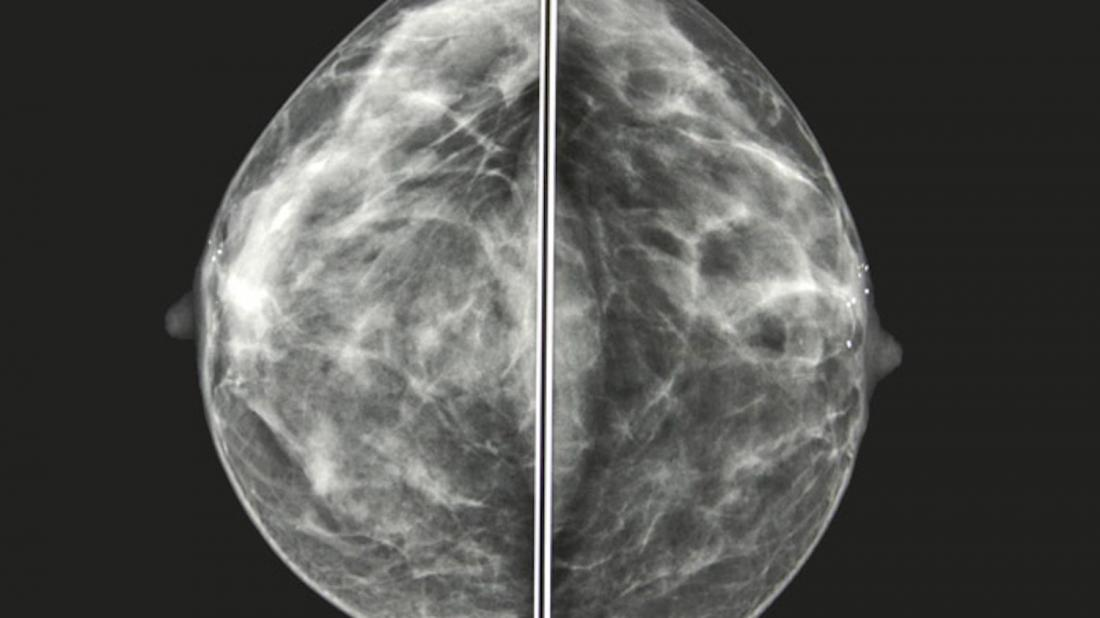
#> input picture mammoxdev-env/mammox/files/input/breast-calcification-mammogram.jpg, 1100 x 618 px; its folder holds only this picture in this run
$ python -i remove_bg_MLO.py   (imports and definitions only)
#> lines starting #> are read from the running program, lines starting #| are printed output that depends on the picture; after the words box and inside, x2 and y2 are one past the last pixel; in counts of white or black regions, pixels touching at a corner belong together
import numpy as np
import cv2
import os
import csv

# import icalendar
import os
import pytz
import time

filepath = []
file = []


def remove_background(filepath):
    image1 = cv2.imread(filepath)
#> image1 is the input picture: shape (618, 1100, 3); mean B, G, R 80, 82.6, 82.2

    height = image1.shape[0]
#> height = 618
    width = image1.shape[1]
#> width = 1100

    new_height = 720
    new_width = int(new_height / height * width)
#> new_width = 1281

    new_size = cv2.resize(image1, (new_width, new_height))

    hh, ww = new_size.shape[:2]
#> hh = 720; ww = 1281

    img = cv2.cvtColor(new_size, cv2.COLOR_BGR2GRAY)

    # apply otsu thresholding
    ret, thresh = cv2.threshold(img, 0, 255, cv2.THRESH_OTSU)
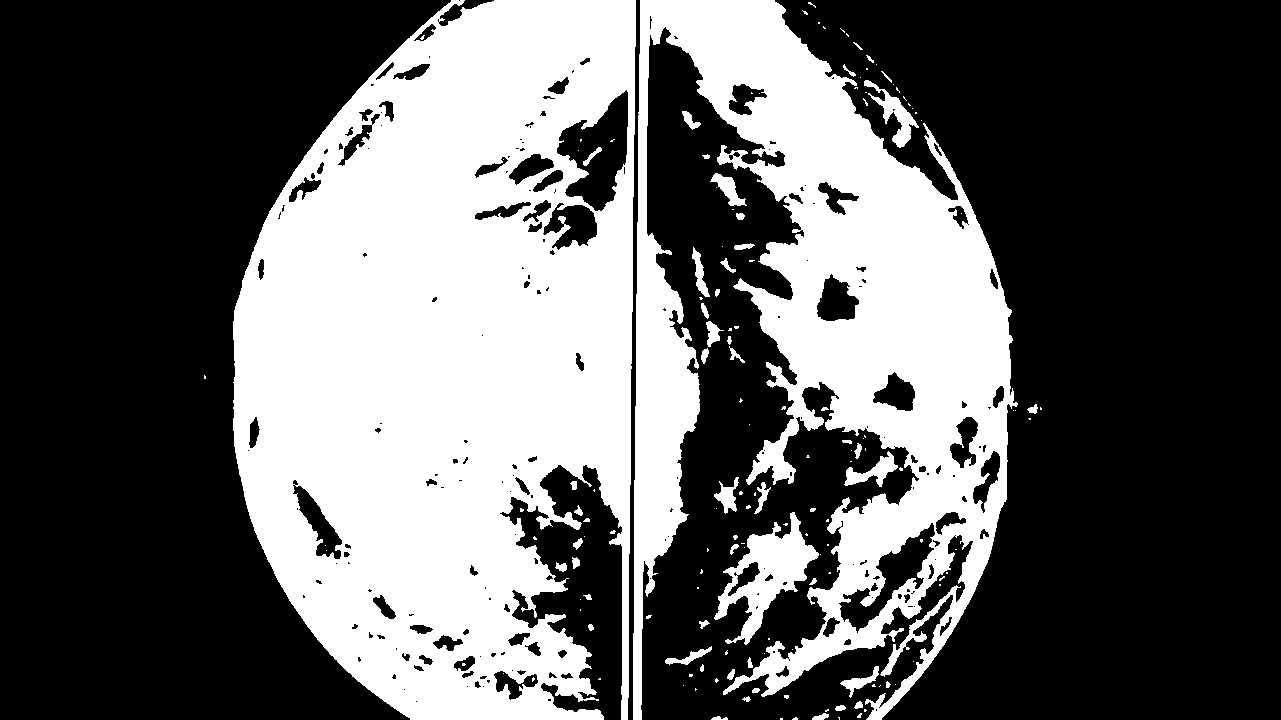
#> thresh: shape (720, 1281); 37.4% white; 156 white regions (103 under 20 px), largest, box (x1, y1, x2, y2) and area: (233, 0, 636, 720) 213322, (633, 0, 1018, 720) 119959, (714, 512, 819, 645) 5043
#> ret = 95

    # apply morphology close to remove small regions
    kernel = cv2.getStructuringElement(cv2.MORPH_ELLIPSE, (5, 5))
    morph = cv2.morphologyEx(thresh, cv2.MORPH_CLOSE, kernel)
#> morph: shape (720, 1281); 38.2% white; 109 white regions (73 under 20 px), largest, box (x1, y1, x2, y2) and area: (233, 0, 1018, 720) 342176, (714, 512, 821, 645) 5285, (864, 80, 919, 148) 1077

    # apply morphology open to separate breast from other regions
    kernel = cv2.getStructuringElement(cv2.MORPH_ELLIPSE, (5, 5))
    morph = cv2.morphologyEx(morph, cv2.MORPH_OPEN, kernel)
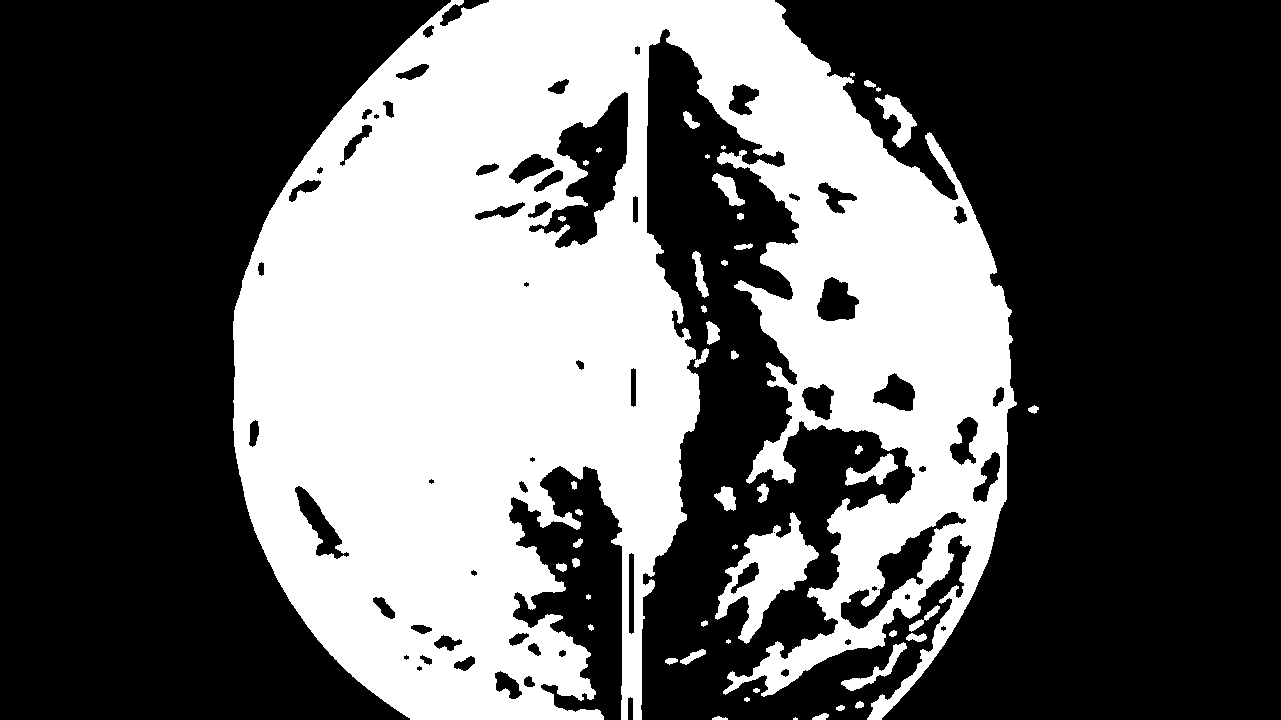
#> morph: shape (720, 1281); 37.9% white; 49 white regions (6 under 20 px)

    # get largest contour
    contours = cv2.findContours(morph, cv2.RETR_EXTERNAL, cv2.CHAIN_APPROX_SIMPLE)
#> contours = 46 contours, 11 with area under 20; largest, box (x1, y1, x2, y2) and area: (233, 0, 1017, 720) 357502, (715, 512, 819, 644) 5234, (875, 94, 917, 148) 832, (845, 453, 898, 486) 648, (841, 642, 907, 691) 571
    contours = contours[0] if len(contours) == 2 else contours[1]
    big_contour = max(contours, key=cv2.contourArea)
#> big_contour = contour of 3507 points, box (x1, y1, x2, y2) (233, 0, 1017, 720), area 357502

    # draw largest contour as white filled on black background as mask
    mask = np.zeros((hh, ww), dtype=np.uint8)
    cv2.drawContours(mask, [big_contour], 0, 255, cv2.FILLED)
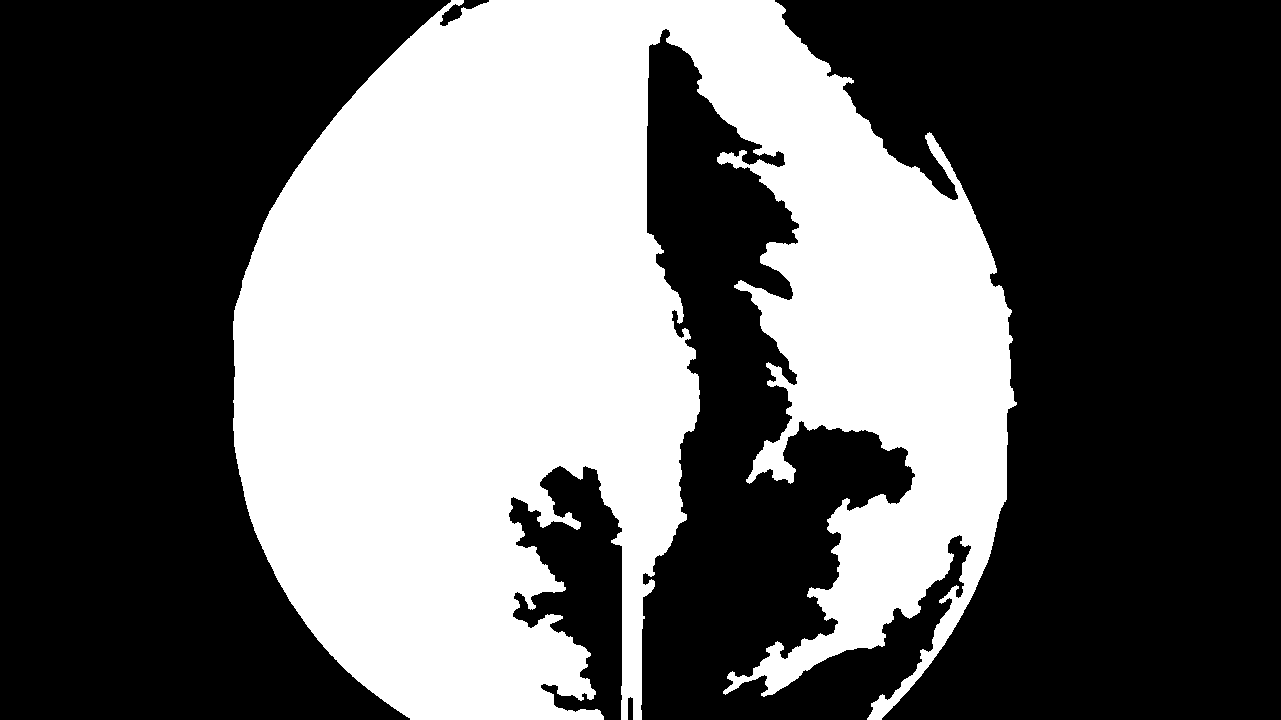
#> mask: shape (720, 1281); 39.1% white; 1 white region, box (x1, y1, x2, y2) and area: (233, 0, 1017, 720) 360848

    # dilate mask
    kernel = cv2.getStructuringElement(cv2.MORPH_ELLIPSE, (55, 55))
    mask = cv2.morphologyEx(mask, cv2.MORPH_DILATE, kernel)
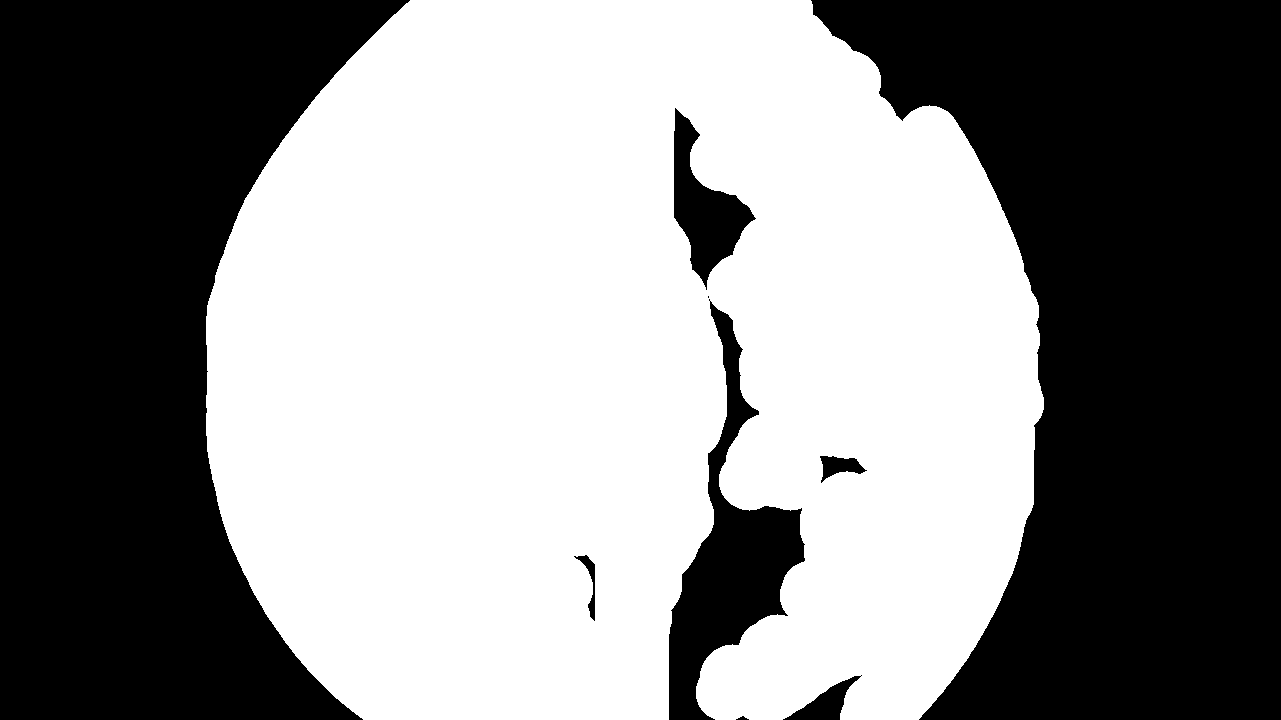
#> mask: shape (720, 1281); 53.6% white; 9 black regions (1 under 20 px), largest, box (x1, y1, x2, y2) and area: (811, 0, 1281, 720) 213546, (0, 0, 410, 720) 187585, (669, 299, 805, 720) 18821

    # apply mask to image
    result = cv2.bitwise_and(img, img, mask=mask)
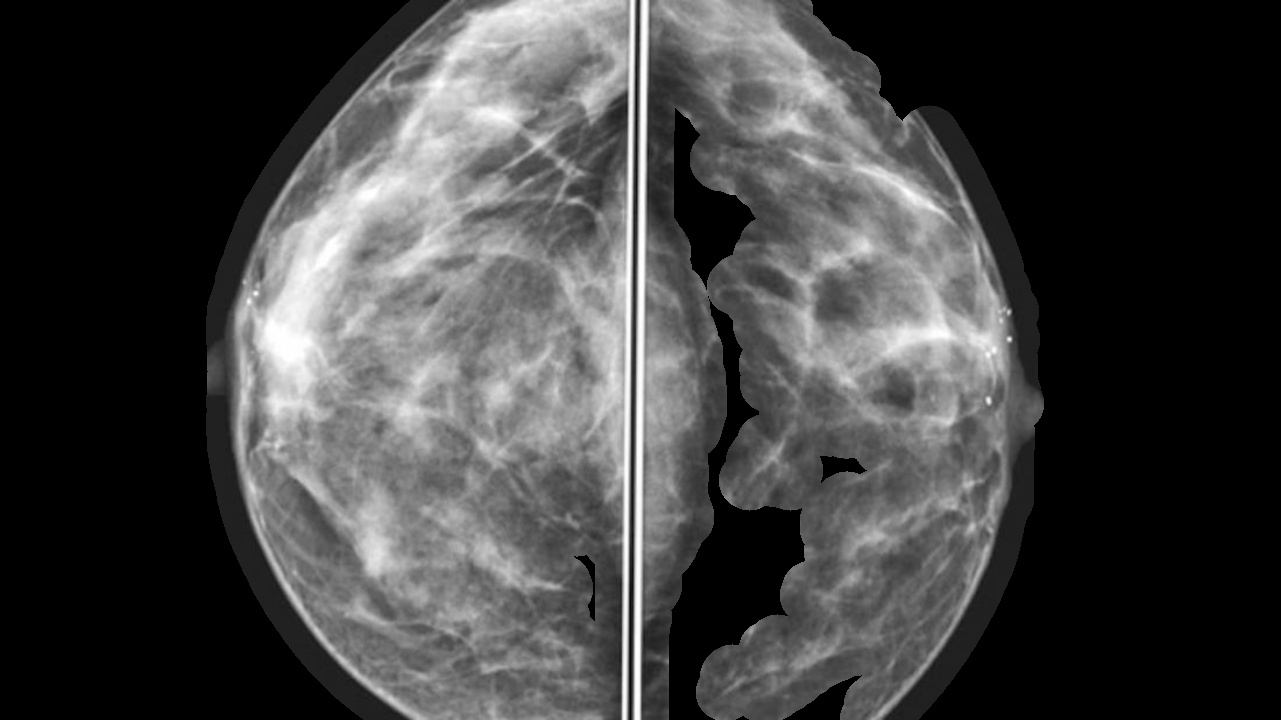
#> result: shape (720, 1281); min 0, max 255, mean 65.5

    return result


# [95 lines left out: functions process, remove_pect, not called in this run]

    # density_percentage = (count3)/(img2.shape[0]-count1) * 100
    # print(density_percentage)


start = time.time()

#rootdir = 'C:/Users/emike/OneDrive - Imperial College London/Programming 3/case0202/'
rootdir = 'C:/cygwin64/home/DDSM-LJPEG-Converter/cases/'
# rootdir = 'C:/Users/Indum/Documents/Year3/Programming/project/csv_test/'

# [1 line not run here, left out]
header = ['picture', 'count1', 'count2', 'count3', 'count4', 'count5', 'count6', 'density']
# [1 line that did not run here, left out]
# [63 lines not run here, left out]


end = time.time()

# [2 lines not run here, left out]

>>> result = remove_background('../mammoxdev-env/mammox/files/input/breast-calcification-mammogram.jpg')
